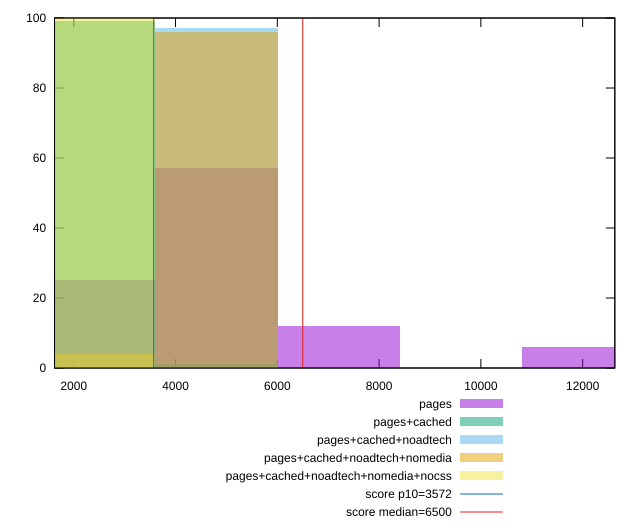

The script that saved this image:
reset

$pages <<EOF
2403.596987326235 25
4807.19397465247 57
7210.790961978706 12
12017.984936631176 6
EOF

$pagesCached <<EOF
4807.19397465247 1
2403.596987326235 99
EOF

$pagesCachedNoadtech <<EOF
4807.19397465247 97
2403.596987326235 3
EOF

$pagesCachedNoadtechNomedia <<EOF
4807.19397465247 96
2403.596987326235 4
EOF

$pagesCachedNoadtechNomediaNocss <<EOF
2403.596987326235 100
EOF

set key outside below
set boxwidth 2403.596987326235
set xrange [1622.5395000000003:12632.19]
set yrange [0:100]
set trange [0:100]
set style fill transparent solid 0.5 noborder

set parametric
set terminal svg size 640, 530 enhanced background rgb 'white'
set output "report_00009_2021-02-08T22-37-41.559Z/first-cpu-idle/comparison/histogram/all_raw.svg"

plot $pages title "pages" with boxes, \
     $pagesCached title "pages+cached" with boxes, \
     $pagesCachedNoadtech title "pages+cached+noadtech" with boxes, \
     $pagesCachedNoadtechNomedia title "pages+cached+noadtech+nomedia" with boxes, \
     $pagesCachedNoadtechNomediaNocss title "pages+cached+noadtech+nomedia+nocss" with boxes, \
     3572,t title "score p10=3572", \
     6500,t title "score median=6500"

reset
